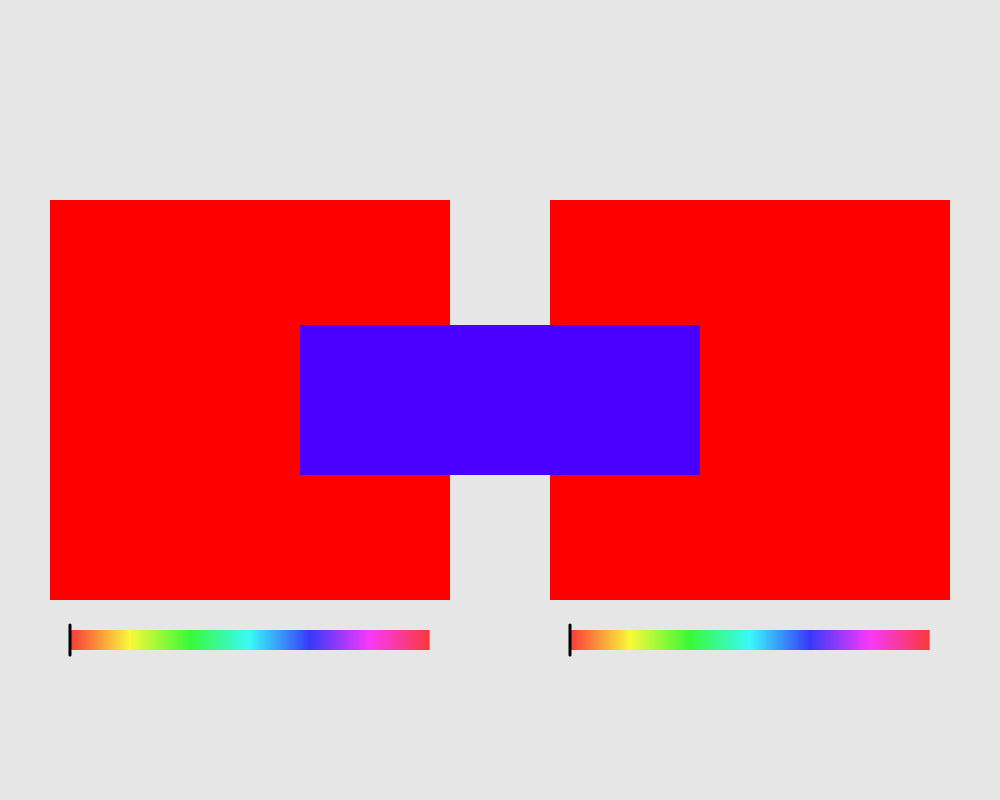
Frame 1 (no input)
Frame 60 (no input): identical to frame 1, image omitted
Frame 120 (the mouse pressed at the canvas centre since frame 60): identical to frame 1, image omitted

The p5.js sketch that drew this single still picture (run headless with seeded random() and noise() and a simulated clock; from frame 60 on, the mouse is pressed at the canvas centre):

// p5.js sketch
// ── sketch.js
var fixH
var s = 100
var b = 100
var w = 8
var stripeW = 360
var range = 5
var play = true
var vel = 0
var ang = 0

var p2;
var p1;

function setup() {
  createCanvas(1000, 800)
  noStroke()
  rectMode(CENTER)
  colorMode(HSB, stripeW, 100, 100, 1);
  fixH = random(360)

  p1 = new player(250, height / 2, 0)
  p2 = new player(750, height / 2, 0)
}

function draw() {
  background(90)

  p1.disegna()
  p2.disegna()

  //TASTI
  if (play) {

    if (keyIsDown(LEFT_ARROW)) {
      p1.scrollColor()
    }
    if (keyIsDown(RIGHT_ARROW)) {
      p2.scrollColor()
    }
  } else {
    var winner
    if (chiVince() == 1) {
      //winner = "player 1"
      p1.ingrandisci()
      p2.collapse()
    }
    if (chiVince() == 2) {
      //winner = "player 2"
      p2.ingrandisci()
      p1.collapse()
    }
    //fill(0, 0, 0)
    //noStroke()
    //text(winner + ' hai vinto!', 100, 100)
  }

  // RETTANGOLO RIFERIMENTO
  noStroke()
  fill(fixH, s, b)
  rect(width / 2, height / 2, 400, 150)

}




function player(x, y, _h) {

  this.dim = 400
  this.barX = x - 180
  this.barY = y + 240
  this.lineX = this.barX
  this.h = _h

  this.disegna = function() {
    noStroke()
    fill(this.h, s, b)
      //this.drawRect(x, y, this.dim, this.dim)
    rect(x, y, this.dim, this.dim)
    this.drawBar(this.barX, this.barY)
    this.drawLine()
  }

  /*this.drawRect = function(x, y, this.dim, this.dim){
    rect(x, y, this.dim, this.dim)
  }*/

  this.drawBar = function(px, py) {
    for (i = 0; i < 360; i++) {
      var rectX = map(i, 0, 360, 0, stripeW)
      fill(i, s, b)
      noStroke()
      push()
      translate(px, py)
      rect(rectX, 0, 1, 20)
      pop()
    }
  }

  this.drawLine = function() {
    stroke(0)
    strokeWeight(3)
    line(this.lineX, this.barY - 15, this.lineX, this.barY + 15)
  }

  this.scrollColor = function() {
    this.lineX++
      if (this.lineX > this.barX + 360) this.lineX = this.barX
    this.h++
      if (this.h > 360) this.h = 0
  }

  this.ingrandisci = function() {
    if (this.dim < 430) {
      this.dim = this.dim + 1
    }
  }

  this.collapse = function() {
    if (this.dim > 1) {
      this.dim = this.dim - 7
    }
  }

  this.resett = function() {
    this.h = 0
    this.dim = 400
    this.lineX = x - 180
    this.barX = x - 180
  }


}

function keyPressed() {
  if (keyCode == DOWN_ARROW) {
    play = false
  }
  if (keyCode == UP_ARROW) {
    play = true
    resett()
  }
}

function chiVince() {
  var diff1 = abs(fixH - p1.h)
  var diff2 = abs(fixH - p2.h)
  var winner = 0
  if (diff1 < diff2) winner = 1
  if (diff2 < diff1) winner = 2
  return winner
}

function resett() {
  p1.resett()
  p2.resett()
  fixH = random(360)
}
